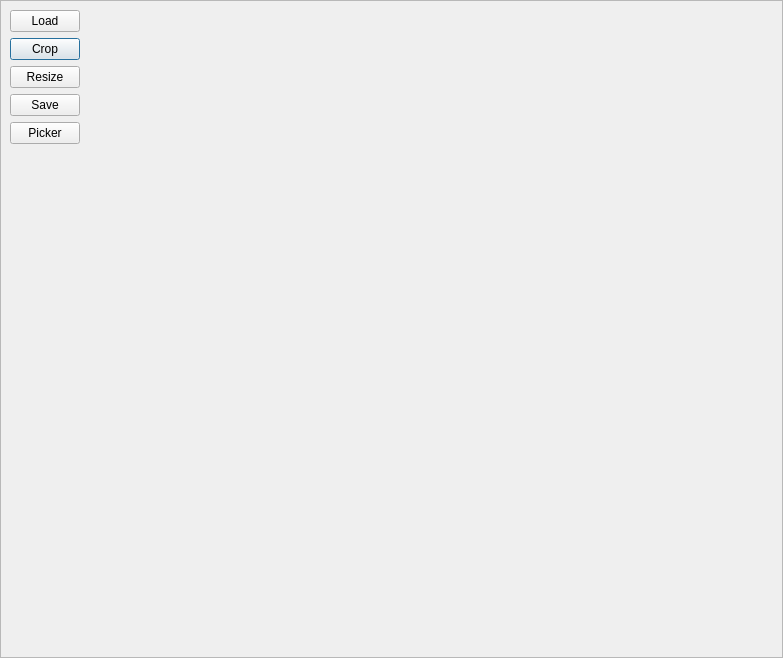
<?xml version="1.0" encoding="UTF-8"?>
<ui version="4.0">
 <class>newForm</class>
 <widget class="QDialog" name="newForm">
  <property name="geometry">
   <rect>
    <x>0</x>
    <y>0</y>
    <width>783</width>
    <height>658</height>
   </rect>
  </property>
  <property name="sizePolicy">
   <sizepolicy hsizetype="Expanding" vsizetype="Expanding">
    <horstretch>0</horstretch>
    <verstretch>0</verstretch>
   </sizepolicy>
  </property>
  <property name="mouseTracking">
   <bool>false</bool>
  </property>
  <property name="windowTitle">
   <string>newForm</string>
  </property>
  <layout class="QGridLayout" name="gridLayout">
   <property name="margin">
    <number>0</number>
   </property>
   <property name="spacing">
    <number>0</number>
   </property>
   <item row="0" column="0">
    <widget class="QScrollArea" name="scrollArea">
     <property name="sizePolicy">
      <sizepolicy hsizetype="MinimumExpanding" vsizetype="MinimumExpanding">
       <horstretch>0</horstretch>
       <verstretch>0</verstretch>
      </sizepolicy>
     </property>
     <property name="autoFillBackground">
      <bool>false</bool>
     </property>
     <property name="verticalScrollBarPolicy">
      <enum>Qt::ScrollBarAsNeeded</enum>
     </property>
     <property name="widgetResizable">
      <bool>false</bool>
     </property>
     <widget class="QWidget" name="scrollAreaWidgetContents">
      <property name="geometry">
       <rect>
        <x>0</x>
        <y>0</y>
        <width>778</width>
        <height>649</height>
       </rect>
      </property>
      <property name="sizePolicy">
       <sizepolicy hsizetype="Expanding" vsizetype="Expanding">
        <horstretch>0</horstretch>
        <verstretch>0</verstretch>
       </sizepolicy>
      </property>
      <property name="minimumSize">
       <size>
        <width>0</width>
        <height>598</height>
       </size>
      </property>
      <layout class="QGridLayout" name="gridLayout_2">
       <item row="1" column="0">
        <widget class="QPushButton" name="cropButton">
         <property name="maximumSize">
          <size>
           <width>70</width>
           <height>16777215</height>
          </size>
         </property>
         <property name="text">
          <string>Crop</string>
         </property>
        </widget>
       </item>
       <item row="0" column="0">
        <widget class="QPushButton" name="loadButton">
         <property name="maximumSize">
          <size>
           <width>70</width>
           <height>16777215</height>
          </size>
         </property>
         <property name="text">
          <string>Load</string>
         </property>
        </widget>
       </item>
       <item row="2" column="0">
        <widget class="QPushButton" name="resizeButton">
         <property name="maximumSize">
          <size>
           <width>70</width>
           <height>16777215</height>
          </size>
         </property>
         <property name="text">
          <string>Resize</string>
         </property>
        </widget>
       </item>
       <item row="3" column="0">
        <widget class="QPushButton" name="saveButton">
         <property name="maximumSize">
          <size>
           <width>70</width>
           <height>16777215</height>
          </size>
         </property>
         <property name="text">
          <string>Save</string>
         </property>
        </widget>
       </item>
       <item row="0" column="2" rowspan="8" colspan="2">
        <widget class="QLabel" name="resultLabel">
         <property name="sizePolicy">
          <sizepolicy hsizetype="Expanding" vsizetype="Expanding">
           <horstretch>0</horstretch>
           <verstretch>0</verstretch>
          </sizepolicy>
         </property>
         <property name="minimumSize">
          <size>
           <width>200</width>
           <height>200</height>
          </size>
         </property>
         <property name="text">
          <string/>
         </property>
         <property name="scaledContents">
          <bool>false</bool>
         </property>
         <property name="buddy">
          <cstring>resultLabel</cstring>
         </property>
        </widget>
       </item>
       <item row="4" column="0">
        <widget class="QPushButton" name="pipetteButton">
         <property name="sizePolicy">
          <sizepolicy hsizetype="Minimum" vsizetype="Fixed">
           <horstretch>0</horstretch>
           <verstretch>0</verstretch>
          </sizepolicy>
         </property>
         <property name="maximumSize">
          <size>
           <width>70</width>
           <height>16777215</height>
          </size>
         </property>
         <property name="text">
          <string>Picker</string>
         </property>
        </widget>
       </item>
      </layout>
     </widget>
    </widget>
   </item>
  </layout>
 </widget>
 <resources/>
 <connections/>
</ui>
